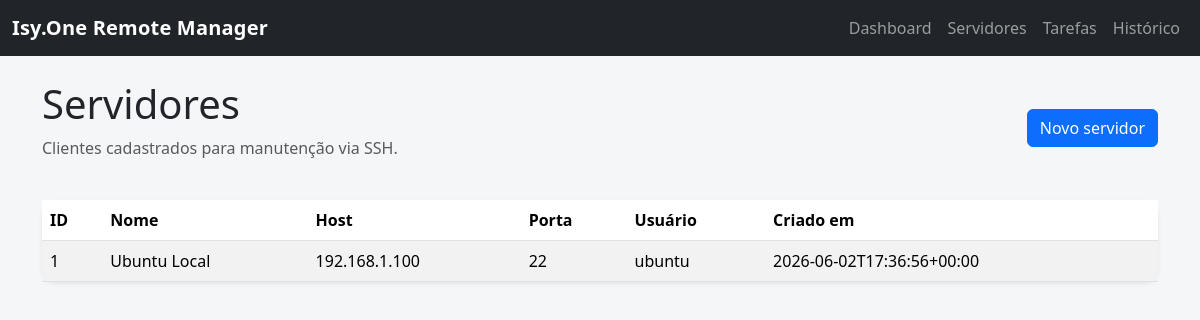
The page /servers on the database its author committed.
### tables this page shows
CREATE TABLE servers (
            id INTEGER PRIMARY KEY AUTOINCREMENT,
            name TEXT NOT NULL,
            host TEXT NOT NULL,
            port INTEGER NOT NULL DEFAULT 22,
            username TEXT NOT NULL,
            password TEXT,
            private_key_path TEXT,
            created_at TEXT NOT NULL
        );

### app.py (the view)
@app.route("/servers")
def servers():
    conn = get_conn()
    rows = conn.execute("SELECT * FROM servers ORDER BY id DESC").fetchall()
    conn.close()
    return render_template("servers.html", servers=rows)

### app.py (called while the page is built)
def get_conn():
    conn = sqlite3.connect(DB_PATH)
    conn.row_factory = sqlite3.Row
    return conn

### templates/servers.html
{% extends "base.html" %}
{% block content %}
<div class="d-flex justify-content-between align-items-center mb-4">
  <div><h1>Servidores</h1><p class="text-muted">Clientes cadastrados para manutenção via SSH.</p></div>
  <a class="btn btn-primary" href="{{ url_for('new_server') }}">Novo servidor</a>
</div>
<div class="card shadow-sm"><div class="card-body p-0">
<table class="table table-striped mb-0">
<thead><tr><th>ID</th><th>Nome</th><th>Host</th><th>Porta</th><th>Usuário</th><th>Criado em</th></tr></thead>
<tbody>
{% for s in servers %}
<tr><td>{{ s.id }}</td><td>{{ s.name }}</td><td>{{ s.host }}</td><td>{{ s.port }}</td><td>{{ s.username }}</td><td>{{ s.created_at }}</td></tr>
{% else %}
<tr><td colspan="6" class="text-muted">Nenhum servidor cadastrado.</td></tr>
{% endfor %}
</tbody>
</table>
</div></div>
{% endblock %}

### static/css/style.css (style rules this page uses)
body { background: #f5f6f8; }
.card { border: 0; border-radius: 14px; }

### rows shown on the page
servers: id "1", name "Ubuntu Local", host "192.168.1.100", port "22", username "ubuntu", created_at "2026-06-02T17:36:56+00:00"
